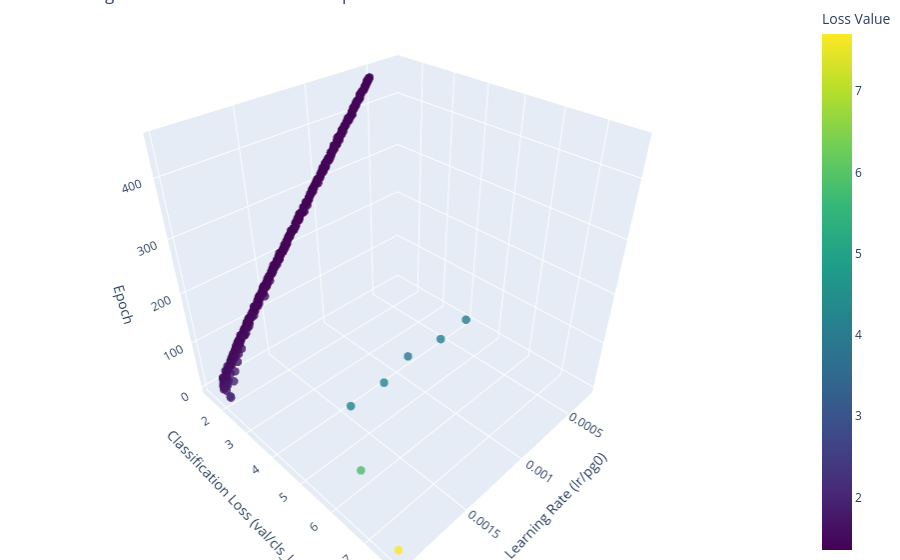

The code cell stored with this chart in its notebook:
### Code cell
graph_LrLoss_3D(df)

### Figure 1 — Plotly figure (JSON) as saved in the notebook; plotly's stock layout.template omitted (floating-point values rounded to 4 significant figures; data arrays with more than 128 entries replaced by an {"elided": "..."} marker saying what was removed)
{"data": [{"marker": {"color": {"elided": "453 float values"}, "colorbar": {"title": {"text": "Loss Value"}}, "colorscale": [[0, "#440154"], [0.1111, "#482878"], [0.2222, "#3e4989"], [0.3333, "#31688e"], [0.4444, "#26828e"], [0.5556, "#1f9e89"], [0.6667, "#35b779"], [0.7778, "#6ece58"], [0.8889, "#b5de2b"], [1, "#fde725"]], "opacity": 0.8, "size": 5}, "mode": "markers", "type": "scatter3d", "x": {"elided": "453 float values"}, "y": {"elided": "453 float values"}, "z": {"elided": "453 int values"}}], "layout": {"margin": {"b": 0, "l": 0, "r": 0, "t": 0}, "scene": {"xaxis": {"title": {"text": "Learning Rate (lr/pg0)"}}, "yaxis": {"title": {"text": "Classification Loss (val/cls_loss)"}}, "zaxis": {"title": {"text": "Epoch"}}}, "title": {"text": "Learning Rate vs. Validation Loss vs. Epoch"}}}
